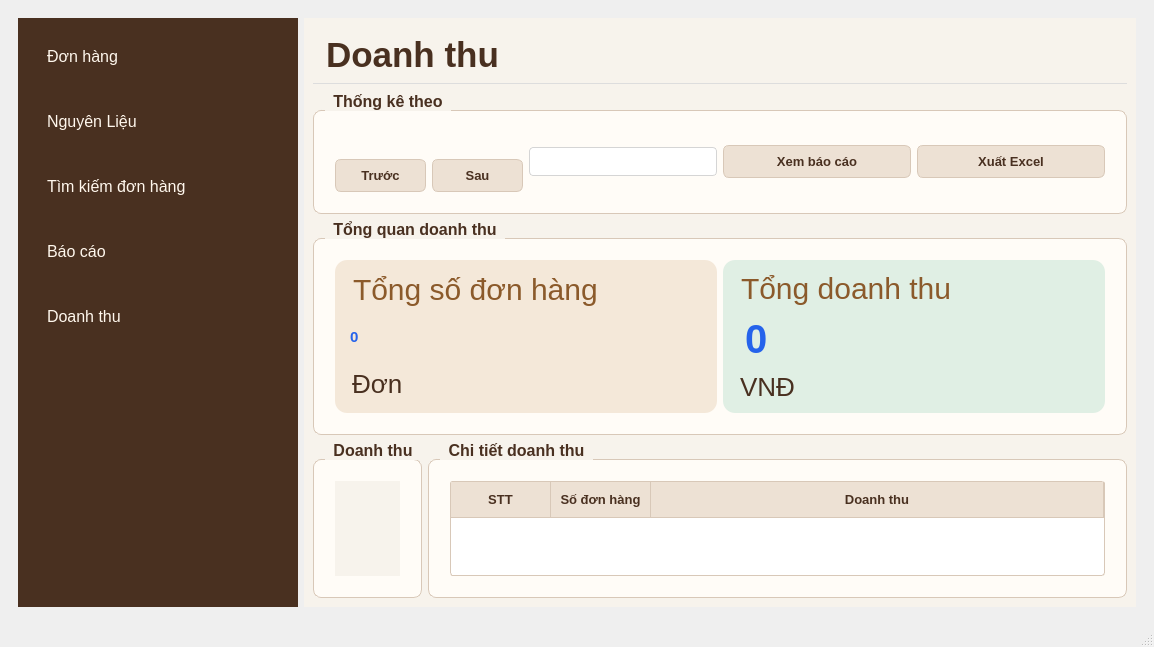
<?xml version="1.0" encoding="UTF-8"?>
<ui version="4.0">
 <class>MainWindow</class>
 <widget class="QMainWindow" name="MainWindow">
  <property name="geometry">
   <rect>
    <x>0</x>
    <y>0</y>
    <width>1154</width>
    <height>647</height>
   </rect>
  </property>
  <property name="windowTitle">
   <string>MainWindow</string>
  </property>
  <widget class="QWidget" name="centralwidget">
   <layout class="QGridLayout" name="gridLayout">
    <item row="0" column="0">
     <widget class="QWidget" name="widget" native="true">
      <layout class="QHBoxLayout" name="horizontalLayout">
       <item>
        <widget class="QFrame" name="frame">
         <property name="sizePolicy">
          <sizepolicy hsizetype="Fixed" vsizetype="Expanding">
           <horstretch>0</horstretch>
           <verstretch>0</verstretch>
          </sizepolicy>
         </property>
         <property name="minimumSize">
          <size>
           <width>280</width>
           <height>0</height>
          </size>
         </property>
         <property name="maximumSize">
          <size>
           <width>280</width>
           <height>16777215</height>
          </size>
         </property>
         <property name="styleSheet">
          <string notr="true">QFrame {
    background-color: #493020;
    border: none;
}
QPushButton {
    background-color: transparent;
    color: #FFF7ED;
    border: none;
    border-radius: 6px;
    padding: 20px;
    text-align: left;
    font-size: 12pt;
}

QPushButton:hover {
    background-color: #67442F;
}

QPushButton:pressed {
    background-color: #805B46;
}
</string>
         </property>
         <property name="frameShape">
          <enum>QFrame::StyledPanel</enum>
         </property>
         <property name="frameShadow">
          <enum>QFrame::Raised</enum>
         </property>
         <layout class="QVBoxLayout" name="verticalLayout">
          <item>
           <widget class="QPushButton" name="btnDonHang">
            <property name="styleSheet">
             <string notr="true">QPushButton {
    background-color: transparent;
    color: #FFF7ED;
    border: none;
    border-radius: 6px;
    padding: 20px;
    text-align: left;
    font-size: 12pt;
}

QPushButton:hover {
    background-color: #67442F;
}

QPushButton:pressed {
    background-color: #805B46;
}</string>
            </property>
            <property name="text">
             <string>Đơn hàng</string>
            </property>
           </widget>
          </item>
          <item>
           <widget class="QPushButton" name="btnNguyenLieu">
            <property name="text">
             <string>Nguyên Liệu</string>
            </property>
           </widget>
          </item>
          <item>
           <widget class="QPushButton" name="btnTimKiemDonHang">
            <property name="text">
             <string>Tìm kiếm đơn hàng</string>
            </property>
           </widget>
          </item>
          <item>
           <widget class="QPushButton" name="btnBaoCao">
            <property name="styleSheet">
             <string notr="true"/>
            </property>
            <property name="text">
             <string>Báo cáo</string>
            </property>
           </widget>
          </item>
          <item>
           <widget class="QPushButton" name="btnNhapHang">
            <property name="text">
             <string>Doanh thu</string>
            </property>
           </widget>
          </item>
          <item>
           <spacer name="verticalSpacer">
            <property name="orientation">
             <enum>Qt::Vertical</enum>
            </property>
            <property name="sizeHint" stdset="0">
             <size>
              <width>20</width>
              <height>40</height>
             </size>
            </property>
           </spacer>
          </item>
         </layout>
        </widget>
       </item>
       <item>
        <widget class="QWidget" name="widgetContent" native="true">
         <property name="styleSheet">
          <string notr="true">QWidget {
    background-color: #F7F3EC;
    color: #30251E;
    font-family: &quot;Segoe UI&quot;;
    font-size: 10pt;
}
</string>
         </property>
         <layout class="QVBoxLayout" name="verticalLayout_2">
          <item>
           <widget class="QLabel" name="lblTieuDe">
            <property name="sizePolicy">
             <sizepolicy hsizetype="Expanding" vsizetype="Fixed">
              <horstretch>0</horstretch>
              <verstretch>0</verstretch>
             </sizepolicy>
            </property>
            <property name="minimumSize">
             <size>
              <width>120</width>
              <height>0</height>
             </size>
            </property>
            <property name="styleSheet">
             <string notr="true">QLabel {
	border: none;
    border-bottom: 1px solid #ddd;
    padding-bottom: 8px;

    color: #493020;
    font-size: 26pt;
    font-weight: bold;
    padding: 8px 4px;
}
</string>
            </property>
            <property name="text">
             <string>Doanh thu</string>
            </property>
           </widget>
          </item>
          <item>
           <spacer name="verticalSpacer_3">
            <property name="orientation">
             <enum>Qt::Vertical</enum>
            </property>
            <property name="sizeType">
             <enum>QSizePolicy::Fixed</enum>
            </property>
            <property name="sizeHint" stdset="0">
             <size>
              <width>0</width>
              <height>2</height>
             </size>
            </property>
           </spacer>
          </item>
          <item>
           <widget class="QGroupBox" name="groupThongTin">
            <property name="styleSheet">
             <string notr="true">QGroupBox {
    background-color: #FFFCF7;
    color: #493020;
    border: 1px solid #D8C8B8;
    border-radius: 8px;
    margin-top: 18px;
    padding: 12px;
    font-family: &quot;Segoe UI&quot;;
    font-size: 12pt;
    font-weight: bold;
}

QGroupBox::title {
    subcontrol-origin: margin;
    subcontrol-position: top left;
    left: 12px;
    padding: 0 6px;
    color: #493020;
    background-color: #F7F3EC;
    font-size: 12pt;
    font-weight: bold;
}

QLabel {
    color: #493020;
    font-family: &quot;Segoe UI&quot;;
    font-size: 11pt;
    font-weight: bold;
    background-color: transparent;
    padding: 2px;

}

/* --- 1. TÙY CHỈNH CHO QCOMBOBOX (Nhân viên) --- */
QComboBox {
    border: 1px solid #D5D5D5;
    border-radius: 4px;
    padding: 5px 10px;
    background-color: white;
    color: #333333;
}

QComboBox:hover {
    border: 1px solid #8B5A2B; /* Viền đổi màu nâu khi trỏ chuột vào */
}

QComboBox::drop-down {
    subcontrol-origin: padding;
    subcontrol-position: top right;
    width: 25px;
    border-left-width: 0px; /* Bỏ đường kẻ thô bên trái mũi tên */
    border-top-right-radius: 4px;
    border-bottom-right-radius: 4px;
}

/* Thay thế mũi tên mặc định bằng icon/mũi tên tinh tế hơn hoặc làm phẳng nó */
QComboBox::down-arrow {
    image: none; /* Tắt hình mũi tên mặc định hệ thống nếu muốn thay bằng ký tự hoặc giữ nét thanh */
    border-image: none;
}

/* --- 2. TÙY CHỈNH CHO QDATEEDIT (NgayDat) --- */
QDateEdit {
    border: 1px solid #D5D5D5;
    border-radius: 4px;
    padding: 5px 10px;
    background-color: white;
    color: #333333;
}

QDateEdit:hover {
    border: 1px solid #8B5A2B;
}

/* Thu nhỏ và làm gọn nút bấm tăng/giảm (spinbox buttons) của QDateEdit */
QDateEdit::up-button, QDateEdit::down-button {
    width: 16px;
    border: none;
    background: transparent;
}

QDateEdit::up-button:hover, QDateEdit::down-button:hover {
    background-color: #EFEFEF;
    border-radius: 2px;
}
QLineEdit {
    background-color: #FFFFFF;
    color: #30251E;
    border: 1px solid #D8C8B8;
    border-radius: 5px;
    padding: 6px 8px;
    min-height: 22px;
}

QLineEdit:focus {
    border: 1px solid #805B46;
}
</string>
            </property>
            <property name="title">
             <string>Thống kê theo</string>
            </property>
            <layout class="QGridLayout" name="gridLayout_5">
             <item row="0" column="0">
              <layout class="QHBoxLayout" name="horizontalLayout_4">
               <item>
                <layout class="QVBoxLayout" name="verticalLayout_5">
                 <item>
                  <widget class="QLabel" name="lbDate">
                   <property name="text">
                    <string/>
                   </property>
                  </widget>
                 </item>
                 <item>
                  <layout class="QHBoxLayout" name="horizontalLayout_3">
                   <item>
                    <widget class="QPushButton" name="btnTruoc">
                     <property name="font">
                      <font>
                       <family>Segoe UI</family>
                       <pointsize>10</pointsize>
                       <weight>75</weight>
                       <bold>true</bold>
                      </font>
                     </property>
                     <property name="styleSheet">
                      <string notr="true">QPushButton {
    background-color: #EDE1D4;
    color: #493020;
    border: 1px solid #D8C8B8;
    border-radius: 6px;
    padding: 8px 12px;
    font-weight: bold;
}

QPushButton:hover {
    background-color: #D8C0AA;
}</string>
                     </property>
                     <property name="text">
                      <string>Trước</string>
                     </property>
                    </widget>
                   </item>
                   <item>
                    <widget class="QPushButton" name="btnSau">
                     <property name="font">
                      <font>
                       <family>Segoe UI</family>
                       <pointsize>10</pointsize>
                       <weight>75</weight>
                       <bold>true</bold>
                      </font>
                     </property>
                     <property name="styleSheet">
                      <string notr="true">QPushButton {
    background-color: #EDE1D4;
    color: #493020;
    border: 1px solid #D8C8B8;
    border-radius: 6px;
    padding: 8px 12px;
    font-weight: bold;
}

QPushButton:hover {
    background-color: #D8C0AA;
}</string>
                     </property>
                     <property name="text">
                      <string>Sau</string>
                     </property>
                    </widget>
                   </item>
                  </layout>
                 </item>
                </layout>
               </item>
               <item>
                <widget class="QComboBox" name="cboDate">
                 <property name="styleSheet">
                  <string notr="true"/>
                 </property>
                </widget>
               </item>
               <item>
                <widget class="QPushButton" name="btnXemBaoCao">
                 <property name="font">
                  <font>
                   <family>Segoe UI</family>
                   <pointsize>10</pointsize>
                   <weight>75</weight>
                   <bold>true</bold>
                  </font>
                 </property>
                 <property name="styleSheet">
                  <string notr="true">QPushButton {
    background-color: #EDE1D4;
    color: #493020;
    border: 1px solid #D8C8B8;
    border-radius: 6px;
    padding: 8px 12px;
    font-weight: bold;
}

QPushButton:hover {
    background-color: #D8C0AA;
}</string>
                 </property>
                 <property name="text">
                  <string>Xem báo cáo</string>
                 </property>
                </widget>
               </item>
               <item>
                <widget class="QPushButton" name="btnXuatExcel">
                 <property name="styleSheet">
                  <string notr="true">QPushButton {
    background-color: #EDE1D4;
    color: #493020;
    border: 1px solid #D8C8B8;
    border-radius: 6px;
    padding: 8px 12px;
    font-weight: bold;
}

QPushButton:hover {
    background-color: #D8C0AA;
}</string>
                 </property>
                 <property name="text">
                  <string>Xuất Excel</string>
                 </property>
                </widget>
               </item>
              </layout>
             </item>
            </layout>
           </widget>
          </item>
          <item>
           <widget class="QGroupBox" name="groupSanPham">
            <property name="styleSheet">
             <string notr="true">QGroupBox {
    background-color: #FFFCF7;
    color: #493020;
    border: 1px solid #D8C8B8;
    border-radius: 8px;
    margin-top: 18px;
    padding: 12px;
    font-family: &quot;Segoe UI&quot;;
    font-size: 12pt;
    font-weight: bold;
}

QGroupBox::title {
    subcontrol-origin: margin;
    subcontrol-position: top left;
    left: 12px;
    padding: 0 6px;
    color: #493020;
    background-color: #F7F3EC;
    font-size: 12pt;
    font-weight: bold;
}

QLabel {
    color: #493020;
    font-family: &quot;Segoe UI&quot;;
    font-size: 11pt;
    background-color: transparent;
    padding: 2px;

}

QFrame{
 background-color: white;
}</string>
            </property>
            <property name="title">
             <string>Tổng quan doanh thu</string>
            </property>
            <layout class="QGridLayout" name="gridLayout_2">
             <item row="0" column="1">
              <widget class="QFrame" name="frame_3">
               <property name="styleSheet">
                <string notr="true">QFrame {
    background-color: #E0EFE4;
    border: none;
    border-radius: 12px;
}</string>
               </property>
               <property name="frameShape">
                <enum>QFrame::StyledPanel</enum>
               </property>
               <property name="frameShadow">
                <enum>QFrame::Raised</enum>
               </property>
               <layout class="QVBoxLayout" name="verticalLayout_4">
                <item>
                 <widget class="QLabel" name="lblTongDoanhThu">
                  <property name="styleSheet">
                   <string notr="true">QLabel{
font-size: 30px;
    color: #8B5A2B;
}</string>
                  </property>
                  <property name="text">
                   <string>Tổng doanh thu</string>
                  </property>
                 </widget>
                </item>
                <item>
                 <widget class="QLabel" name="lb_tong_doanh_thu">
                  <property name="styleSheet">
                   <string notr="true">QLabel{
font-size: 40px;
    font-weight: bold;
    color: #2563EB;
}</string>
                  </property>
                  <property name="text">
                   <string>0</string>
                  </property>
                 </widget>
                </item>
                <item>
                 <widget class="QLabel" name="label_4">
                  <property name="styleSheet">
                   <string notr="true">QLabel{
font-size: 26px;
    
}</string>
                  </property>
                  <property name="text">
                   <string>VNĐ</string>
                  </property>
                 </widget>
                </item>
               </layout>
              </widget>
             </item>
             <item row="0" column="0">
              <widget class="QFrame" name="frame_2">
               <property name="styleSheet">
                <string notr="true">QFrame {
    background-color: #F4E8D9;
    border: none;
    border-radius: 12px;
}</string>
               </property>
               <property name="frameShape">
                <enum>QFrame::StyledPanel</enum>
               </property>
               <property name="frameShadow">
                <enum>QFrame::Raised</enum>
               </property>
               <layout class="QVBoxLayout" name="verticalLayout_3">
                <item>
                 <widget class="QLabel" name="lblTongDonHang">
                  <property name="styleSheet">
                   <string notr="true">QLabel{
font-size: 30px;
    color: #8B5A2B;
}</string>
                  </property>
                  <property name="text">
                   <string>Tổng số đơn hàng</string>
                  </property>
                 </widget>
                </item>
                <item>
                 <widget class="QLabel" name="lb_tong_don">
                  <property name="styleSheet">
                   <string notr="true">QLabel{
font-size: 40PX;
    font-weight: bold;
    color: #2563EB;
}</string>
                  </property>
                  <property name="text">
                   <string>0</string>
                  </property>
                 </widget>
                </item>
                <item>
                 <widget class="QLabel" name="label_2">
                  <property name="styleSheet">
                   <string notr="true">QLabel{
font-size: 26px;
}</string>
                  </property>
                  <property name="text">
                   <string>Đơn</string>
                  </property>
                 </widget>
                </item>
               </layout>
              </widget>
             </item>
            </layout>
           </widget>
          </item>
          <item>
           <layout class="QHBoxLayout" name="horizontalLayout_2">
            <item>
             <widget class="QGroupBox" name="groupThanhToan_2">
              <property name="styleSheet">
               <string notr="true">QGroupBox{
    background-color: #FFFCF7;
    color: #493020;
    border: 1px solid #D8C8B8;
    border-radius: 8px;
    margin-top: 18px;
    padding: 12px;
    font-family: &quot;Segoe UI&quot;;
    font-size: 12pt;
    font-weight: bold;
}

QGroupBox::title {
    subcontrol-origin: margin;
    subcontrol-position: top left;
    left: 12px;
    padding: 0 6px;
    color: #493020;
    background-color: #F7F3EC;
    font-size: 12pt;
    font-weight: bold;
}

QLabel {
    color: #493020;
    font-family: &quot;Segoe UI&quot;;
    font-size: 11pt;
    font-weight: bold;
    background-color: transparent;
    padding: 2px;

}
/* --- 1. TÙY CHỈNH CHO QCOMBOBOX (Nhân viên) --- */
QComboBox {
    border: 1px solid #D5D5D5;
    border-radius: 4px;
    padding: 5px 10px;
    background-color: white;
    color: #333333;
}

QComboBox:hover {
    border: 1px solid #8B5A2B; /* Viền đổi màu nâu khi trỏ chuột vào */
}

QComboBox::drop-down {
    subcontrol-origin: padding;
    subcontrol-position: top right;
    width: 25px;
    border-left-width: 0px; /* Bỏ đường kẻ thô bên trái mũi tên */
    border-top-right-radius: 4px;
    border-bottom-right-radius: 4px;
}

/* Thay thế mũi tên mặc định bằng icon/mũi tên tinh tế hơn hoặc làm phẳng nó */
QComboBox::down-arrow {
    image: none; /* Tắt hình mũi tên mặc định hệ thống nếu muốn thay bằng ký tự hoặc giữ nét thanh */
    border-image: none;
}
QLineEdit {
    background-color: #FFFFFF;
    color: #30251E;
    border: 1px solid #D8C8B8;
    border-radius: 5px;
    padding: 6px 8px;
    min-height: 22px;
}

QLineEdit:focus {
    border: 1px solid #805B46;
}
</string>
              </property>
              <property name="title">
               <string>Doanh thu</string>
              </property>
              <layout class="QGridLayout" name="gridLayout_4">
               <item row="0" column="0">
                <widget class="QWidget" name="widgetBieuDo" native="true"/>
               </item>
              </layout>
             </widget>
            </item>
            <item>
             <widget class="QGroupBox" name="groupThanhToan">
              <property name="styleSheet">
               <string notr="true">QGroupBox{
    background-color: #FFFCF7;
    color: #493020;
    border: 1px solid #D8C8B8;
    border-radius: 8px;
    margin-top: 18px;
    padding: 12px;
    font-family: &quot;Segoe UI&quot;;
    font-size: 12pt;
    font-weight: bold;
}

QGroupBox::title {
    subcontrol-origin: margin;
    subcontrol-position: top left;
    left: 12px;
    padding: 0 6px;
    color: #493020;
    background-color: #F7F3EC;
    font-size: 12pt;
    font-weight: bold;
}

QLabel {
    color: #493020;
    font-family: &quot;Segoe UI&quot;;
    font-size: 11pt;
    font-weight: bold;
    background-color: transparent;
    padding: 2px;

}
/* --- 1. TÙY CHỈNH CHO QCOMBOBOX (Nhân viên) --- */
QComboBox {
    border: 1px solid #D5D5D5;
    border-radius: 4px;
    padding: 5px 10px;
    background-color: white;
    color: #333333;
}

QComboBox:hover {
    border: 1px solid #8B5A2B; /* Viền đổi màu nâu khi trỏ chuột vào */
}

QComboBox::drop-down {
    subcontrol-origin: padding;
    subcontrol-position: top right;
    width: 25px;
    border-left-width: 0px; /* Bỏ đường kẻ thô bên trái mũi tên */
    border-top-right-radius: 4px;
    border-bottom-right-radius: 4px;
}

/* Thay thế mũi tên mặc định bằng icon/mũi tên tinh tế hơn hoặc làm phẳng nó */
QComboBox::down-arrow {
    image: none; /* Tắt hình mũi tên mặc định hệ thống nếu muốn thay bằng ký tự hoặc giữ nét thanh */
    border-image: none;
}
QLineEdit {
    background-color: #FFFFFF;
    color: #30251E;
    border: 1px solid #D8C8B8;
    border-radius: 5px;
    padding: 6px 8px;
    min-height: 22px;
}

QLineEdit:focus {
    border: 1px solid #805B46;
}
</string>
              </property>
              <property name="title">
               <string>Chi tiết doanh thu</string>
              </property>
              <layout class="QGridLayout" name="gridLayout_3">
               <item row="0" column="0">
                <widget class="QTableWidget" name="tableDoanhThu">
                 <property name="minimumSize">
                  <size>
                   <width>0</width>
                   <height>0</height>
                  </size>
                 </property>
                 <property name="styleSheet">
                  <string notr="true">QTableWidget {
    background-color: #FFFFFF;
    alternate-background-color: #F7F2EB;
    color: #30251E;
    gridline-color: #E5D9CC;
    border: 1px solid #D8C8B8;
    border-radius: 3px;
    selection-background-color: #D8C0AA;
    selection-color: #30251E;
}

QHeaderView::section {
    background-color: #EDE1D4;
    color: #493020;
    padding: 8px;
    border: none;
    border-right: 1px solid #D8C8B8;
    border-bottom: 1px solid #D8C8B8;
    font-weight: bold;
}</string>
                 </property>
                 <property name="columnCount">
                  <number>3</number>
                 </property>
                 <attribute name="horizontalHeaderStretchLastSection">
                  <bool>true</bool>
                 </attribute>
                 <column>
                  <property name="text">
                   <string>STT</string>
                  </property>
                 </column>
                 <column>
                  <property name="text">
                   <string>Số đơn hàng</string>
                  </property>
                 </column>
                 <column>
                  <property name="text">
                   <string>Doanh thu</string>
                  </property>
                 </column>
                </widget>
               </item>
              </layout>
             </widget>
            </item>
           </layout>
          </item>
         </layout>
        </widget>
       </item>
      </layout>
     </widget>
    </item>
   </layout>
  </widget>
  <widget class="QMenuBar" name="menubar">
   <property name="geometry">
    <rect>
     <x>0</x>
     <y>0</y>
     <width>1154</width>
     <height>22</height>
    </rect>
   </property>
  </widget>
  <widget class="QStatusBar" name="statusbar"/>
 </widget>
 <resources/>
 <connections/>
</ui>
